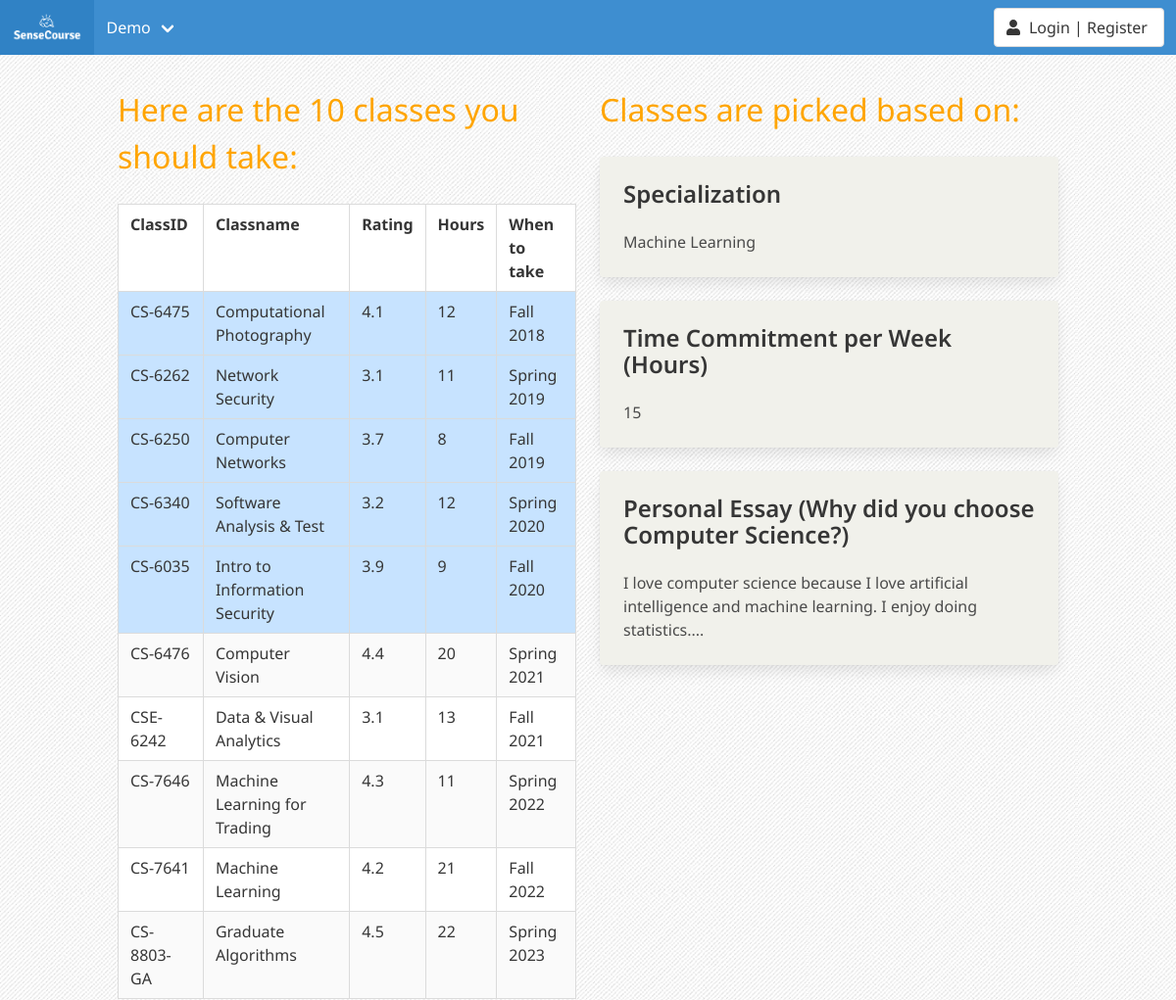
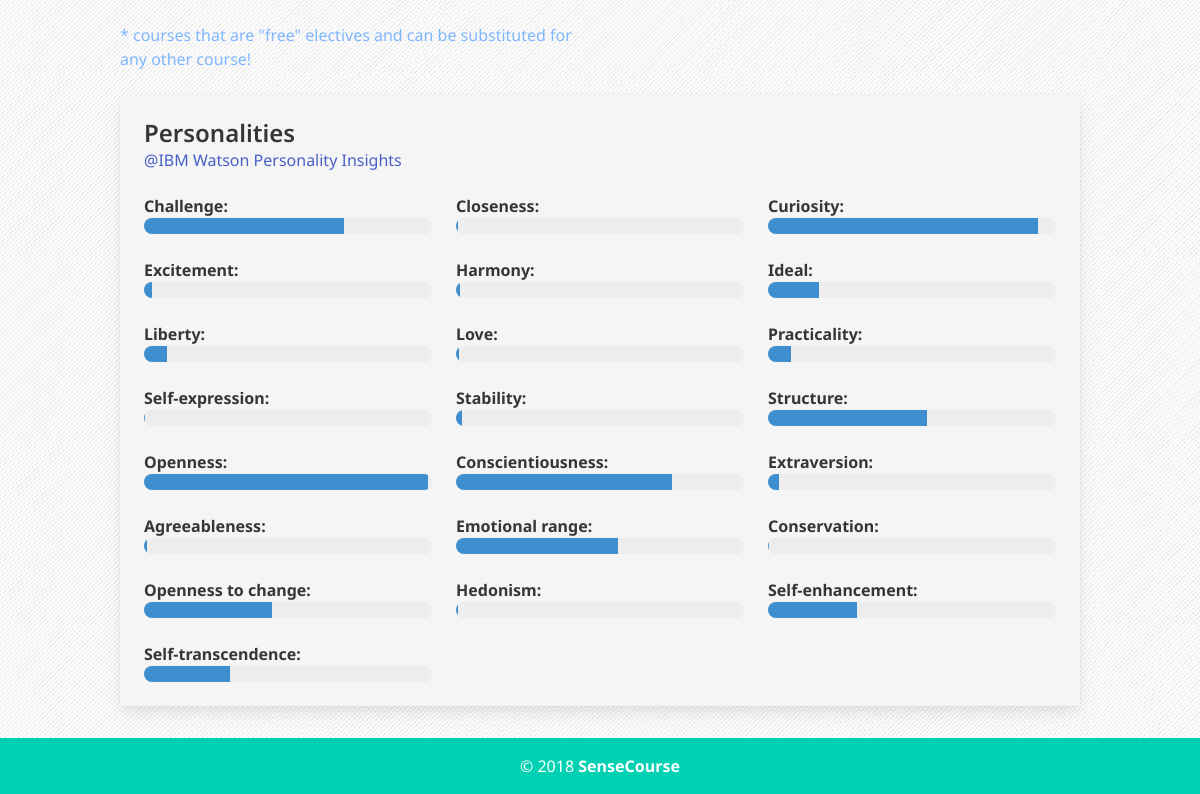
The app's page /demo with its own data (2 pictures, top to bottom).
### tables this page shows
CREATE TABLE classes(id INTEGER PRIMARY KEY AUTOINCREMENT, course NOT NULL, hours, rating, course_name,Challenge, Closeness, Curiosity, Excitement, Harmony,Ideal, Liberty, Love, Practicality, Selfexpression,Stability, Structure, Openness, Conscientiousness, Extraversion,Agreeableness, Emotionalrange, Conservation, Opennesstochange, Hedonism,Selfenhancement, Selftranscendence);

CREATE TABLE user(id INTEGER PRIMARY KEY AUTOINCREMENT, username UNIQUE NOT NULL, hours, personal, specialization,generated_classes, Challenge, Closeness, Curiosity, Excitement, Harmony,Ideal, Liberty, Love, Practicality, Selfexpression,Stability, Structure, Openness, Conscientiousness, Extraversion,Agreeableness, Emotionalrange, Conservation, Opennesstochange, Hedonism,Selfenhancement, Selftranscendence);

### controller/demo.py (the view)
@app_demo.route("/demo", methods=['GET'])
def admin():
    authors = ["Andrey Makhanov", "Ryan Lewis"]
    conn = sqlite3.connect(DATABASE)
    cur = conn.cursor()
    cur.execute("SELECT * FROM user WHERE username = 'demo@demo';")
    userrow = cur.fetchone()
    myclasses = []
    tclass = json.loads(userrow[5])
    if userrow[4] == "Computing Systems":
        smart_cnt = 4
    else:
        smart_cnt = 5
    tclass.reverse()
    for i in tclass:
        cur.execute("SELECT course,course_name,rating,hours FROM classes WHERE course=?", [str(i)])
        myclasses.append(cur.fetchone())
    when = ["Fall 2018", "Spring 2019", "Fall 2019", "Spring 2020", "Fall 2020", "Spring 2021", "Fall 2021", "Spring 2022",
            "Fall 2022", "Spring 2023"]
    when_count = 0
    myclasses2 = []
    for i in myclasses:
        zcnt = 0
        if when_count < smart_cnt:
            zcnt = 1
        myclasses2.append([i[0], i[1], i[2], i[3], when[when_count], zcnt])
        when_count += 1
    return render_template("index_output.html", authors=authors, hours=userrow[2], text=userrow[3][:300], spec=userrow[4],
                           classes=myclasses2,
                           personality=userrow[6:])

### templates/index_output.html
{% extends 'template.html' %}
{% block content %}
    <link rel="stylesheet" type="text/css" href="../static/css/index_output.css">
<div class="container" style="padding-top:2em;padding-bottom:2em;">
    <div class="columns">
        <div class="column tenClasses">
            <h1 id="message">Here are the 10 classes you should take:</h1> <br>
                <table class="table is-striped is-bordered">
                    <thead>
                    <tr>
                        <th>ClassID</th>
                        <th>Classname</th>
                        <th>Rating</th>
                        <th>Hours</th>
                        <th>When to take</th>
                    </tr>
                    </thead>
                    <tbody>
                    {% for class in classes %}
                    <tr {% if class[5] == 1 %} style="background-color:#c7e3ff" {% endif %}>
                        <td>{{class[0]}}</td>
                        <td>{{class[1]}}</td>
                        <td>{{'%0.1f'| format(class[2]|float)}}</td>
                        <td>{{'%0.0f'| format(class[3]|float)}}</td>
                        <td>{{ class[4] }}</td>
                    </tr>
                    {% endfor %}
                    </tbody>
                </table>
        <span style="color:#7fb7ff">* courses that are "free" electives and can be substituted for any other course!</span>
        </div>
        <div class="column picksBasedOn">
            <h1>Classes are picked based on: </h1> <br>
               <div class="card">
                <div class="card-content classPickBasedOn" >
                    <div class="media">
                        <div class="media-content">
                            <p class="title is-4">Specialization</p>
                        </div>
                    </div>
                    <div class="content">
                        {{spec}}
                    </div>
                </div>
            </div> <br>
               <div class="card">
                <div class="card-content classPickBasedOn">
                    <div class="media">
                        <div class="media-content">
                            <p class="title is-4">Time Commitment per Week (Hours)</p>
                        </div>
                    </div>
                    <div class="content">
                        {{hours}}
                    </div>
                </div>
            </div> <br>
                <div class="card">
                <div class="card-content classPickBasedOn">
                    <div class="media">
                        <div class="media-content">
                            <p class="title is-4">Personal Essay (Why did you choose Computer Science?)</p>
                        </div>
                    </div>
                    <div class="content">
                        {{text}}...
                    </div>
                </div>
            </div> <br>
        </div>
    </div>
    <div class="card">
        <div class="card-content personalityList">
            <div class="media">
                <div class="media-content">
                    <p class="title is-4">Personalities</p>
                    <p class="subtitle is-6"><a href="https://www.ibm.com/watson/services/personality-insights/" target="_blank">@IBM Watson Personality Insights</a></p>
                </div>
            </div>
            <div class="content">
                <div class="columns">
                    <div class="column"><strong>Challenge: </strong>
                        <progress class="progress is-info" value="{{ personality[0] }}" max="1"></progress>
                    </div>
                    <div class="column"><strong>Closeness: </strong>
                        <progress class="progress is-info" value="{{ personality[1] }}" max="1"></progress>
                    </div>
                    <div class="column"><strong>Curiosity: </strong>
                        <progress class="progress is-info" value="{{ personality[2] }}" max="1"></progress>
                    </div>
                </div>
                <div class="columns">
                    <div class="column"><strong>Excitement: </strong>
                        <progress class="progress is-info" value="{{ personality[3] }}" max="1"></progress>
                    </div>
                    <div class="column"><strong>Harmony: </strong>
                        <progress class="progress is-info" value="{{ personality[4] }}" max="1"></progress>
                    </div>
                    <div class="column"><strong>Ideal: </strong>
                        <progress class="progress is-info" value="{{ personality[5] }}" max="1"></progress>
                    </div>
                </div>
                <div class="columns">
                    <div class="column"><strong>Liberty: </strong>
                        <progress class="progress is-info" value="{{ personality[6] }}" max="1"></progress>
                    </div>
                    <div class="column"><strong>Love: </strong>
                        <progress class="progress is-info" value="{{ personality[7] }}" max="1"></progress>
                    </div>
                    <div class="column"><strong>Practicality: </strong>
                        <progress class="progress is-info" value="{{ personality[8] }}" max="1"></progress>
                    </div>
                </div>
                <div class="columns">
                    <div class="column"><strong>Self-expression: </strong>
                        <progress class="progress is-info" value="{{ personality[9] }}" max="1"></progress>
                    </div>
                    <div class="column"><strong>Stability: </strong>
                        <progress class="progress is-info" value="{{ personality[10] }}" max="1"></progress>
                    </div>
                    <div class="column"><strong>Structure: </strong>
                        <progress class="progress is-info" value="{{ personality[11] }}" max="1"></progress>
                    </div>
                </div>
                <div class="columns">
                    <div class="column"><strong>Openness: </strong>
                        <progress class="progress is-info" value="{{ personality[12] }}" max="1"></progress>
                    </div>
                    <div class="column"><strong>Conscientiousness: </strong>
                        <progress class="progress is-info" value="{{ personality[13] }}" max="1"></progress>
                    </div>
                    <div class="column"><strong>Extraversion: </strong>
                        <progress class="progress is-info" value="{{ personality[14] }}" max="1"></progress>
                    </div>
                </div>
                <div class="columns">
                    <div class="column"><strong>Agreeableness: </strong>
                        <progress class="progress is-info" value="{{ personality[15] }}" max="1"></progress>
                    </div>
                    <div class="column"><strong>Emotional range: </strong>
                        <progress class="progress is-info" value="{{ personality[16] }}" max="1"></progress>
                    </div>
                    <div class="column"><strong>Conservation: </strong>
                        <progress class="progress is-info" value="{{ personality[17] }}" max="1"></progress>
                    </div>
                </div>
                <div class="columns">
                    <div class="column"><strong>Openness to change: </strong>
                        <progress class="progress is-info" value="{{ personality[18] }}" max="1"></progress>
                    </div>
                    <div class="column"><strong>Hedonism: </strong>
                        <progress class="progress is-info" value="{{ personality[19] }}" max="1"></progress>
                    </div>
                    <div class="column"><strong>Self-enhancement: </strong>
                        <progress class="progress is-info" value="{{ personality[20] }}" max="1"></progress>
                    </div>
                </div>
                <div class="columns">
                    <div class="column"><strong>Self-transcendence: </strong>
                        <progress class="progress is-info" value="{{ personality[21] }}" max="1"></progress>
                    </div>
                    <div class="column"></div>
                    <div class="column"></div>
                </div>
            </div>
        </div>
    </div>
</div>
{% endblock %}

### templates/template.html (shortened to what this page needs)
<!DOCTYPE html>
<html>
  <head>
    <link
      rel="stylesheet"
      href="https://cdnjs.cloudflare.com/ajax/libs/bulma/0.7.1/css/bulma.min.css"
    />
  </head>
  <link rel="stylesheet" type="text/css" href="../static/css/template.css" />
  <body>
    {% include 'navigation.html' %} {% block content %}{% endblock %} {% include 'footer.html' %}
  </body>
</html>

### templates/navigation.html (shortened to what this page needs)
<nav class="navbar is-info">
    <div class="navbar-brand">
        <a class="navbar-item" href="/">
            <img src="static/images/SenseCourse.png" alt="Sense Courses Logo" >
        </a>
    </div>
    <div id="sensenavbar" class="navbar-menu">
        {% if not session.get('username') %}
            <div class="navbar-start">
                <div class="navbar-item has-dropdown is-hoverable">
                    <a class="navbar-link" href="#">
                        Demo
                    </a>
                </div>
            </div>
        {% endif %}
        <div class="navbar-end">
            <div class="navbar-item">
                <div class="field is-grouped">
                    <p class="control">
                        {% if session.get('username') %}
                            <a class="button" href="/logout">
              <span class="icon">
              <i class="fas fa-sign-out-alt"></i>
              </span>
                                <span>Logout</span>
                            </a>
                        {% else %}
                            <a class="button" href="#" id="loginbtn">
              <span class="icon">
               <i class="fa fa-user" aria-hidden="true"></i>
              </span>
                                <span>Login | Register</span>
                            </a>
                        {% endif %}
                    </p>
                </div>
            </div>
        </div>
    </div>
</nav>

### templates/footer.html (shortened to what this page needs)
<footer class="footer hero is-primary">
  <div class="container">
    <div class="content has-text-centered">
      <p>© 2018 <strong>SenseCourse</strong></p>
    </div>
  </div>
</footer>

### static/css/template.css (style rules this page uses)
* { font-family: 'Noto Sans', sans-serif; }
html { background-image: url("../images/background.jpg") }

### templates/footer.html (style rules this page uses)
.footer { padding: 1rem 1.5rem 1rem; }

### records on screen
classes: course "CS-6475", course_name "Computational Photography", rating "4.1", hours "12", class "Fall 2018"
classes: course "CS-6262", course_name "Network Security", rating "3.1", hours "11", class "Spring 2019"
classes: course "CS-6250", course_name "Computer Networks", rating "3.7", hours "8", class "Fall 2019"
classes: course "CS-6340", course_name "Software Analysis & Test", rating "3.2", hours "12", class "Spring 2020"
classes: course "CS-6035", course_name "Intro to Information Security", rating "3.9", hours "9", class "Fall 2020"
classes: course "CS-6476", course_name "Computer Vision", rating "4.4", hours "20", class "Spring 2021"
classes: course "CSE-6242", course_name "Data & Visual Analytics", rating "3.1", hours "13", class "Fall 2021"
classes: course "CS-7646", course_name "Machine Learning for Trading", rating "4.3", hours "11", class "Spring 2022"
classes: course "CS-7641", course_name "Machine Learning", rating "4.2", hours "21", class "Fall 2022"
classes: course "CS-8803-GA", course_name "Graduate Algorithms", rating "4.5", hours "22", class "Spring 2023"
user: specialization "Machine Learning", personal "I love computer science because I love artificial intelligence and machine learning. I enjoy doing statistics."

### other values on screen
{{ hours }} "15"
